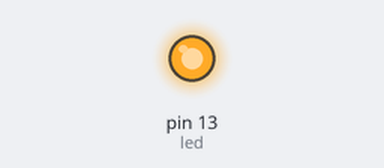
Simulated run of this sketch. Board: Arduino Uno, built with avr-gcc and run on an emulated ATmega328P. On the bench: output pins drawn as LEDs (lit = HIGH).

Above: at 0.1 s.
At 100.1 s:
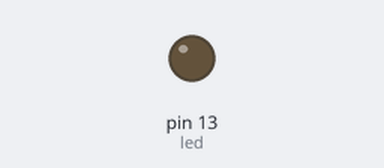
Timing chart, 0 to 102.5 s (numbered marks = the images above):
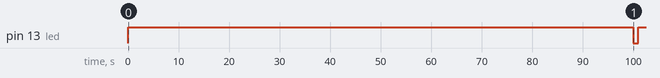

Measured:
- by itself, pin 13 (led): LOW → HIGH at 0.00 s, → LOW 100 s later, → HIGH 1.0 s later

The sketch:

LED.ino
```cpp
int led = 13;

void setup() {
  // put your setup code here, to run once:
  int led = 13;
  pinMode(led, OUTPUT); // initialize pin 13 as output

}

void loop() {
  // put your main code here, to run repeatedly:
  digitalWrite(led, HIGH); // set LED on (High voltage level)
  delay(100000);       // wait 1 sec
  digitalWrite(led, LOW);  // set led low
  delay(1000);

}
```
